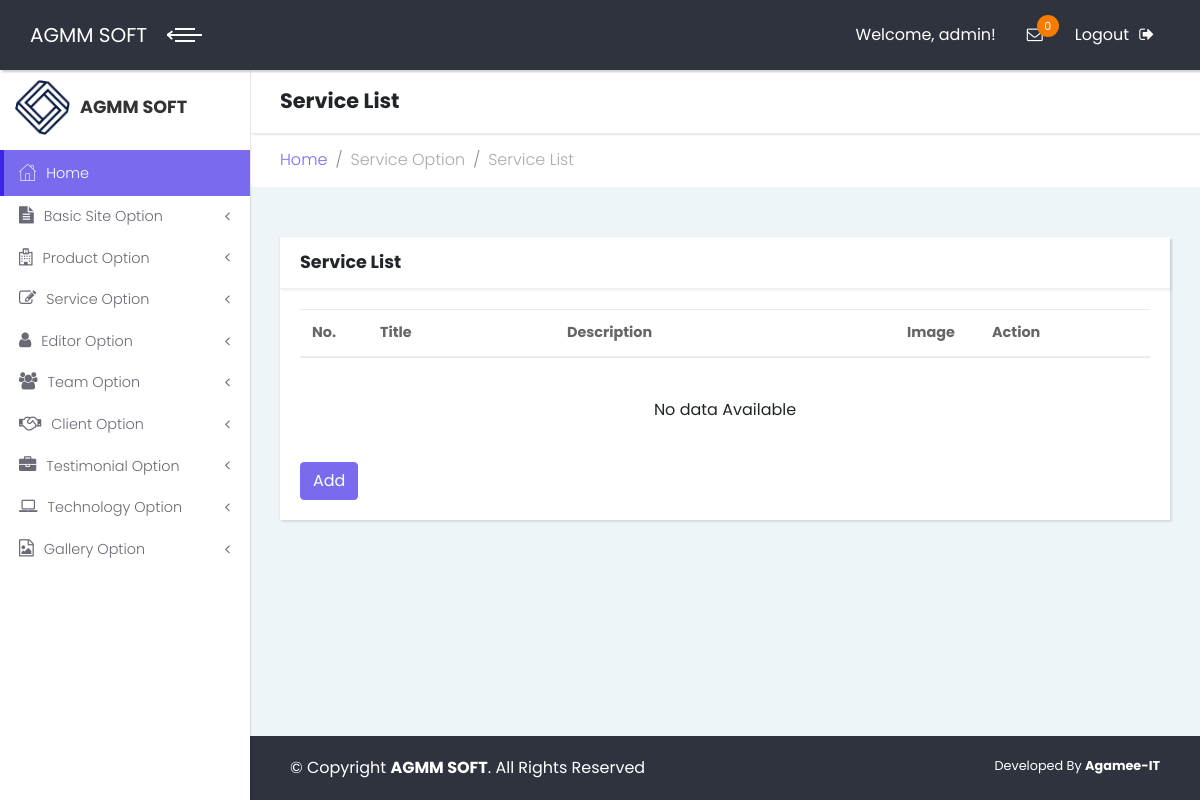
The app's page /admin/servicelist.php (signed in), older data.
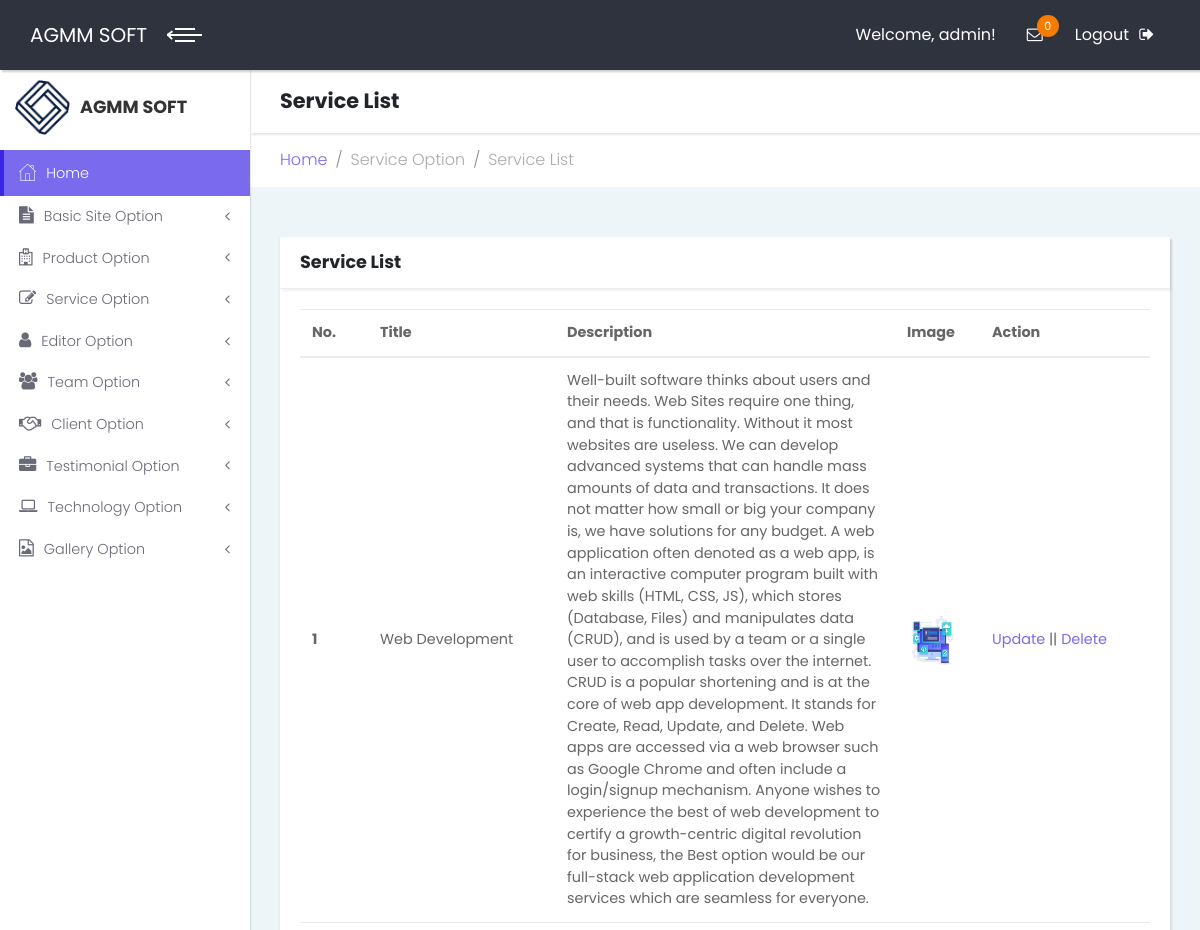
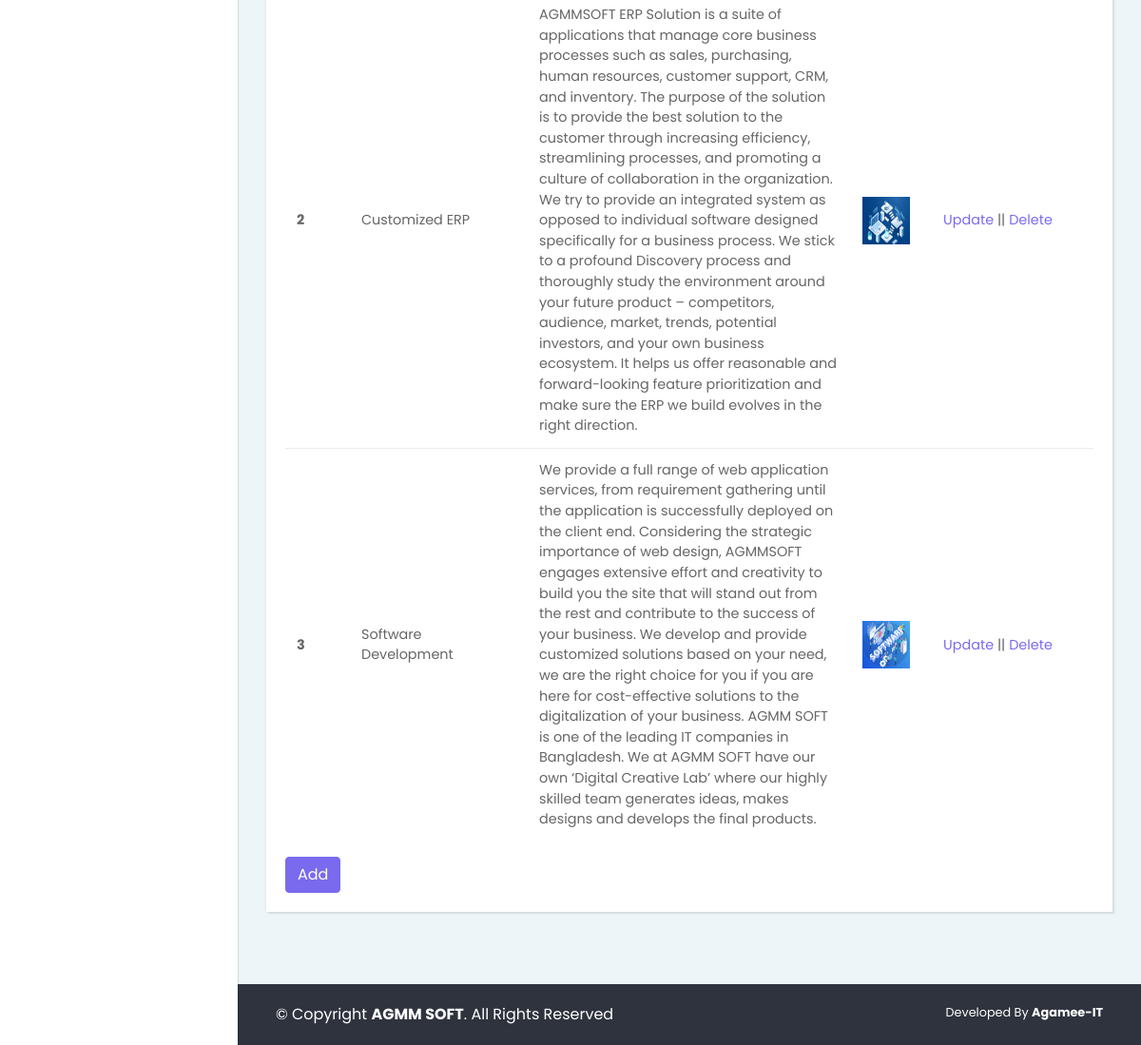
The same page, newer data (2 pictures, top to bottom).
### tables this page shows
CREATE TABLE `tbl_basic_info` (
  `id` int(11) NOT NULL,
  `name` varchar(255) NOT NULL,
  `slogan` varchar(255) NOT NULL,
  `logo` varchar(255) NOT NULL,
  `favicon` varchar(255) NOT NULL,
  `copyright` text NOT NULL
);

CREATE TABLE `tbl_service` (
  `id` int(11) NOT NULL,
  `title` varchar(255) NOT NULL,
  `description` text NOT NULL,
  `image` varchar(255) NOT NULL
);

### lib/database.php (called while the page is built, shortened)
<?php
class Database{
	public $host   = DB_HOST;
	public $user   = DB_USER;
	public $pass   = DB_PASS;
	public $dbname = DB_NAME;
	public $link1;
	private function connecDB()
	{
		$this->link1 = new mysqli($this->host, $this->user, $this->pass, $this->dbname);
	}
	public function select($query)
	{
		$result = $this->link1->query($query) or die ($this->link1->error.__LINE__);
		if($result->num_rows > 0){
			return $result;
		}
		else{
			return false;
		}
	}
}
?>

### admin/servicelist.php (the view, shortened to what the changed rows need)
<?php include "inc/header.php"; ?>
<?php include "inc/sidebar.php"; ?>
            <div class="content-inner">
                <header class="page-header">
                    <div class="container-fluid">
                        <h2 class="no-margin-bottom">Service List</h2>
                    </div>
                </header>
                <section class="tables">
                    <div class="container-fluid">
                        <div class="row">
                            <div class="col-md-12">
                                <div class="card">
                                    <div class="card-body">
                                        <table class="table">
                                            <thead>
                                                <tr>
                                                    <th width="8%">No.</th>
                                                    <th width="22%">Title</th>
                                                    <th width="40%">Description</th>
                                                    <th width="10%">Image</th>
                                                    <th width="20%">Action</th>
                                                </tr>
                                            </thead>
                                            <tbody>
<?php
	$query = "select * from tbl_service order by id desc";
    $i = 0;
	$post = $db->select($query);
	if($post)
	{
		while($result = $post->fetch_assoc())
		{
			$i++;
?>
                                                <tr>
                                                    <th scope="row" style="vertical-align:middle"><?php echo $i; ?></th>
                                                    <td scope="row" style="vertical-align:middle"><?php echo $result['title'];; ?></td>
                                                    <td scope="row" style="vertical-align:middle"><?php echo $result['description']; ?></td>
                                                    <td style="vertical-align:middle"><img class="skill-list" src="<?php echo $result['image']; ?>" alt="" /></td>
                                                    <td style="vertical-align:middle"><a class="actionLink" href="editservice.php?serviceId=<?php echo $result['id']; ?>">Update</a>  || <a class="actionLink" onclick= "return confirm('Are you sure to Delete This Service?');" href="?delid=<?php echo $result['id'];?>">Delete</a></td>
                                                </tr>
<?php } } ?>
											</tbody>
                                        </table>
<?php if($i==0) { ?>
                                        <p class="text-center py-4">No data Available</p>
<?php } ?>
                                        <a href="addservice.php" class="btn btn-primary">Add</a>
                                    </div>
                                </div>
                            </div>
                           </div>
                    </div>
                </section>
<?php include "inc/footer.php"; ?>
            </div>
        </div>
    </div>
</body>
</html>

### admin/inc/header.php (shortened to what the changed rows need)
<?php include '../lib/database.php'; ?>
<?php
	$db = new Database();
?>
<!DOCTYPE html>
<html>
<head>
    <link rel="stylesheet" href="vendor/bootstrap/css/bootstrap.min.css">
    <link rel="stylesheet" href="vendor/font-awesome/css/font-awesome.min.css">
    <link rel="stylesheet" href="css/fontastic.css">
    <link rel="stylesheet" href="css/style.default.css" id="theme-stylesheet">
    <link rel="stylesheet" href="css/custom.css">
</head>
<body>
    <div class="page">
        <header class="header">
            <nav class="navbar">
                <div class="container-fluid">
                    <div class="navbar-holder d-flex align-items-center justify-content-between">
                        <div class="navbar-header">
                            <a href="index.php" class="navbar-brand">
<?php
    $query = "select * from tbl_basic_info";
    $getData = $db->select($query);
    if($getData)
    {
        while($result = $getData->fetch_assoc())
        {
?>
                                <div class="brand-text brand-big"><span><?php echo $result['name'];?></span></div>
<?php } } ?>
                            </a>
                        </div>
                    </div>
                </div>
            </nav>
        </header>

### admin/inc/sidebar.php (shortened to what the changed rows need)
    <div class="page-content d-flex align-items-stretch">
            <nav class="side-navbar">
<?php
    $query = "select * from tbl_basic_info";
    $getData = $db->select($query);
    if($getData)
    {
        while($result = $getData->fetch_assoc())
        {
?>
                <div class="sidebar-header d-flex align-items-center">
                    <div class="avatar"><img src="<?php echo $result['logo'];?>" alt="..." class="img-fluid rounded-circle"></div>
                    <div class="title">
                        <h1 class="h4"><?php echo $result['name'];?></h1>
                    </div>
                </div>
<?php } } ?>
            </nav>

### admin/inc/footer.php
<footer class="main-footer">
	<div class="container-fluid">
		<div class="row">
			<div class="col-sm-8">
<?php
$query = "select * from tbl_basic_info";
$getData = $db->select($query);
if($getData)
{
	while($result = $getData->fetch_assoc())
	{
?>
				&copy; Copyright <strong><span><?php echo $result['name'];?></span></strong>. All Rights Reserved
<?php } } ?>
			</div>
			<div class="col-sm-4 text-right">
				<p>Developed By <b><a href="#">Agamee-IT</a></b></p>
			</div>
		</div>
	</div>
</footer>

Row changes from the older to the newer data that the page shows:
added tbl_service: title "Web Development", description "Well-built software thinks about users and their needs. Web Sites require one thing, and that is functionality. Without it most websites are useless. We can develop advanced systems that can handle mass amounts of data and transactions. It does not matter how small or big your company is, we have solutions for any budget. A web application often denoted as a web app, is an interactive computer program built with web skills (HTML, CSS, JS), which stores (Database, Files) and manipulates data (CRUD), and is used by a team or a single user to accomplish tasks over the internet. CRUD is a popular shortening and is at the core of web app development. It stands for Create, Read, Update, and…", image (picture)
added tbl_service: title "Customized ERP", description "AGMMSOFT ERP Solution is a suite of applications that manage core business processes such as sales, purchasing, human resources, customer support, CRM, and inventory. The purpose of the solution is to provide the best solution to the customer through increasing efficiency, streamlining processes, and promoting a culture of collaboration in the organization. We try to provide an integrated system as opposed to individual software designed specifically for a business process. We stick to a profound Discovery process and thoroughly study the environment around your future product – competitors, audience, market, trends, potential investors, and your own business ecosystem. It helps us offer…", image (picture)
added tbl_service: title "Software Development", description "We provide a full range of web application services, from requirement gathering until the application is successfully deployed on the client end. Considering the strategic importance of web design, AGMMSOFT engages extensive effort and creativity to build you the site that will stand out from the rest and contribute to the success of your business. We develop and provide customized solutions based on your need, we are the right choice for you if you are here for cost-effective solutions to the digitalization of your business. AGMM SOFT is one of the leading IT companies in Bangladesh. We at AGMM SOFT have our own ‘Digital Creative Lab’ where our highly skilled team generates ideas, makes…", image (picture)
Text that changed along with them:
text no longer shown: "No data Available"
